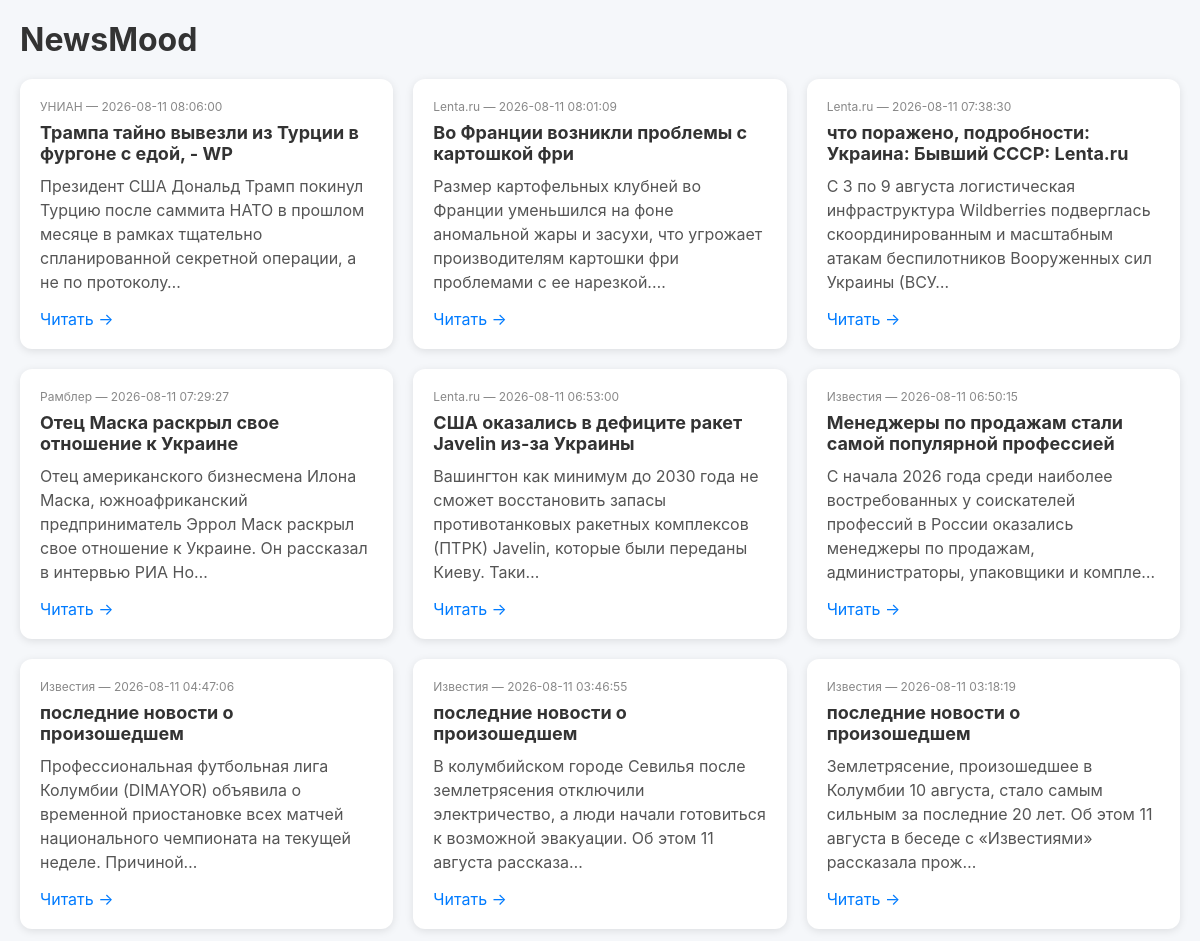
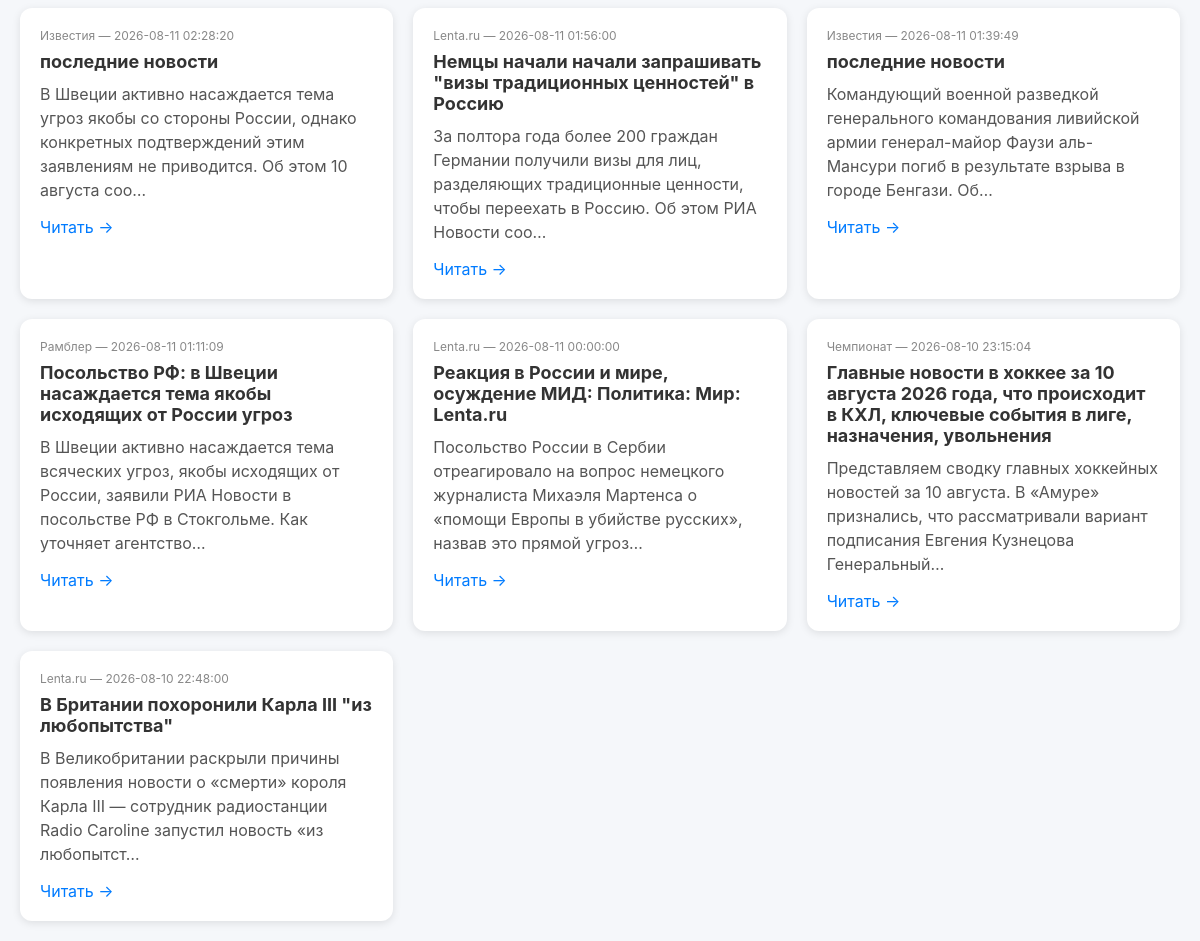
The page / on the database its author committed (2 pictures, top to bottom).
### tables this page shows
CREATE TABLE news (
    id INTEGER PRIMARY KEY AUTOINCREMENT,
    source_url TEXT UNIQUE NOT NULL,
    source_name TEXT NOT NULL,
    title_original TEXT NOT NULL,
    content_original TEXT,
    pub_date DATETIME,
    created_at DATETIME DEFAULT CURRENT_TIMESTAMP
);

### index.php (called while the page is built, shortened)
<?php
$db = Database::getInstance();
$stmt = $db->query('SELECT id, source_name, title_original, content_original, pub_date FROM news ORDER BY pub_date DESC LIMIT 20');
$news = $stmt->fetchAll();
$newsList = [];
foreach ($news as $item) {
    $newsList[] = [
        'id'          => $item['id'],
        'source_name' => $item['source_name'],
        'pub_date'    => $item['pub_date'],
        'title'       => $item['title_original'],
        'excerpt'     => mb_substr(strip_tags($item['content_original']), 0, 150) . '…',
    ];
}
require 'templates/grid.php';
$content = ob_get_clean();
require 'templates/layout.php';

### templates/grid.php (the view)
<div class="news-grid">
    <?php foreach ($newsList as $item): ?>
        <div class="news-card">
            <div class="card-body">
                <div class="card-source"><?= htmlspecialchars($item['source_name']) ?> — <?= $item['pub_date'] ?></div>
                <h3 class="card-title"><?= htmlspecialchars($item['title']) ?></h3>
                <p class="card-excerpt"><?= htmlspecialchars($item['excerpt']) ?></p>
                <a href="/news.php?id=<?= $item['id'] ?>" class="card-link">Читать →</a>
            </div>
        </div>
    <?php endforeach; ?>
</div>

### templates/layout.php (shortened to what this page needs)
<!DOCTYPE html>
<html lang="ru">
<head>
    <link rel="stylesheet" href="/assets/style.css">
</head>
<body>
<div class="container">
    <header>
        <h1><a href="/" style="color:inherit; text-decoration:none;">NewsMood</a></h1>
    </header>
    <main>
        <?php echo $content ?? ''; ?>
    </main>
</div>
</body>
</html>

### assets/style.css (style rules this page uses)
* { box-sizing: border-box; margin: 0; padding: 0; }
body { font-family: -apple-system, BlinkMacSystemFont, 'Segoe UI', Roboto, sans-serif; background: #f5f7fa; color: #333; }
.container { max-width: 1200px; margin: 0 auto; padding: 20px; }
h1 { margin-bottom: 20px; }
.news-grid { display: grid; grid-template-columns: repeat(auto-fill, minmax(280px, 1fr)); gap: 20px; }
.news-card { background: #fff; border-radius: 12px; box-shadow: 0 2px 8px rgba(0,0,0,0.1); overflow: hidden; transition: transform 0.2s; }
.card-body { padding: 20px; }
.card-source { font-size: 12px; color: #888; margin-bottom: 8px; }
.card-title { font-size: 18px; margin-bottom: 10px; }
.card-excerpt { color: #555; margin-bottom: 15px; line-height: 1.5; }
.card-link { color: #007bff; text-decoration: none; }

### rows shown on the page
news: source_name "УНИАН", pub_date "2026-08-11 08:06:00", title_original "Трампа тайно вывезли из Турции в фургоне с едой, - WP", excerpt "Президент США Дональд Трамп покинул Турцию после саммита НАТО в прошлом месяце в рамках тщательно спланированной секретной операции, а не по протоколу…"
news: source_name "Lenta.ru", pub_date "2026-08-11 08:01:09", title_original "Во Франции возникли проблемы с картошкой фри", excerpt "Размер картофельных клубней во Франции уменьшился на фоне аномальной жары и засухи, что угрожает производителям картошки фри проблемами с ее нарезкой.…"
news: source_name "Lenta.ru", pub_date "2026-08-11 07:38:30", title_original "что поражено, подробности: Украина: Бывший СССР: Lenta.ru", excerpt "С 3 по 9 августа логистическая инфраструктура Wildberries подверглась скоординированным и масштабным атакам беспилотников Вооруженных сил Украины (ВСУ…"
news: source_name "Рамблер", pub_date "2026-08-11 07:29:27", title_original "Отец Маска раскрыл свое отношение к Украине", excerpt "Отец американского бизнесмена Илона Маска, южноафриканский предприниматель Эррол Маск раскрыл свое отношение к Украине. Он рассказал в интервью РИА Но…"
news: source_name "Lenta.ru", pub_date "2026-08-11 06:53:00", title_original "США оказались в дефиците ракет Javelin из-за Украины", excerpt "Вашингтон как минимум до 2030 года не сможет восстановить запасы противотанковых ракетных комплексов (ПТРК) Javelin, которые были переданы Киеву. Таки…"
news: source_name "Известия", pub_date "2026-08-11 06:50:15", title_original "Менеджеры по продажам стали самой популярной профессией", excerpt "С начала 2026 года среди наиболее востребованных у соискателей профессий в России оказались менеджеры по продажам, администраторы, упаковщики и компле…"
news: source_name "Известия", pub_date "2026-08-11 04:47:06", title_original "последние новости о произошедшем", excerpt "Профессиональная футбольная лига Колумбии (DIMAYOR) объявила о временной приостановке всех матчей национального чемпионата на текущей неделе. Причиной…"
news: source_name "Известия", pub_date "2026-08-11 03:46:55", title_original "последние новости о произошедшем", excerpt "В колумбийском городе Севилья после землетрясения отключили электричество, а люди начали готовиться к возможной эвакуации. Об этом 11 августа рассказа…"
news: source_name "Известия", pub_date "2026-08-11 03:18:19", title_original "последние новости о произошедшем", excerpt "Землетрясение, произошедшее в Колумбии 10 августа, стало самым сильным за последние 20 лет. Об этом 11 августа в беседе с «Известиями» рассказала прож…"
news: source_name "Известия", pub_date "2026-08-11 02:28:20", title_original "последние новости", excerpt "В Швеции активно насаждается тема угроз якобы со стороны России, однако конкретных подтверждений этим заявлениям не приводится. Об этом 10 августа соо…"
news: source_name "Lenta.ru", pub_date "2026-08-11 01:56:00", title_original "Немцы начали начали запрашивать \"визы традиционных ценностей\" в Россию", excerpt "За полтора года более 200 граждан Германии получили визы для лиц, разделяющих традиционные ценности, чтобы переехать в Россию. Об этом РИА Новости соо…"
news: source_name "Известия", pub_date "2026-08-11 01:39:49", title_original "последние новости", excerpt "Командующий военной разведкой генерального командования ливийской армии генерал-майор Фаузи аль-Мансури погиб в результате взрыва в городе Бенгази. Об…"
news: source_name "Рамблер", pub_date "2026-08-11 01:11:09", title_original "Посольство РФ: в Швеции насаждается тема якобы исходящих от России угроз", excerpt "В Швеции активно насаждается тема всяческих угроз, якобы исходящих от России, заявили РИА Новости в посольстве РФ в Стокгольме. Как уточняет агентство…"
news: source_name "Lenta.ru", pub_date "2026-08-11 00:00:00", title_original "Реакция в России и мире, осуждение МИД: Политика: Мир: Lenta.ru", excerpt "Посольство России в Сербии отреагировало на вопрос немецкого журналиста Михаэля Мартенса о «помощи Европы в убийстве русских», назвав это прямой угроз…"
news: source_name "Чемпионат", pub_date "2026-08-10 23:15:04", title_original "Главные новости в хоккее за 10 августа 2026 года, что происходит в КХЛ, ключевые события в лиге, назначения, увольнения", excerpt "Представляем сводку главных хоккейных новостей за 10 августа. В «Амуре» признались, что рассматривали вариант подписания Евгения Кузнецова Генеральный…"
news: source_name "Lenta.ru", pub_date "2026-08-10 22:48:00", title_original "В Британии похоронили Карла III \"из любопытства\"", excerpt "В Великобритании раскрыли причины появления новости о «смерти» короля Карла III — сотрудник радиостанции Radio Caroline запустил новость «из любопытст…"
